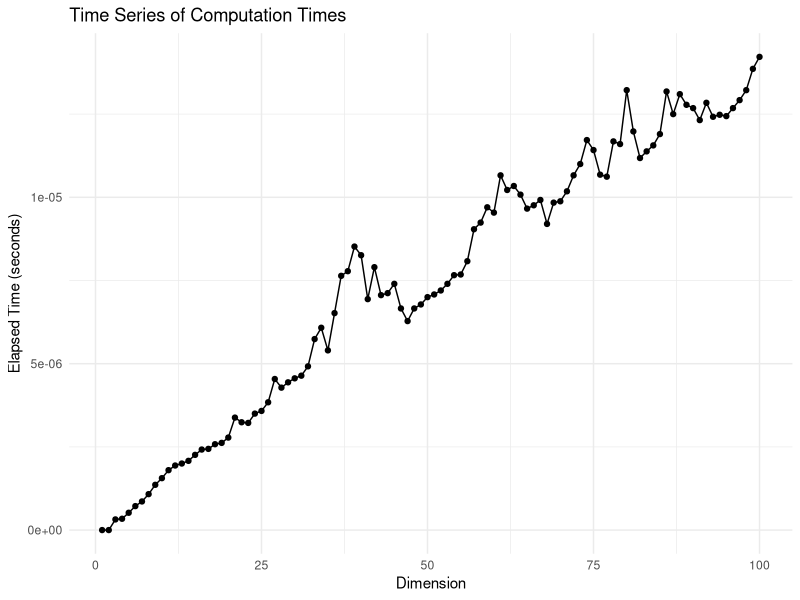

Here is the R script that generated this plot:
library(ggplot2)

ntrials <- 50000 # from 500
dim.min <- 3
dim.max <- dim.min + 97 # from 100
dim.range <- dim.max - dim.min + 1

# for dim = 1, we have the trivial case
Z <- matrix(0, dim.max, ntrials)
Z[1, ] <- sample(c(-1, 1), ntrials, replace = TRUE)
Z[dim.max - 1, ] <- rep(0, ntrials)
Z[dim.max, ] <- rep(0, ntrials)


# Beta generation
times_beta <- rep (0, dim.range)
for (j in dim.min:dim.max) {
  # initialize the r
  r <- rep(1, ntrials)

  # time each iteration for each dimensions
  t <- system.time({
    for (i in 2:(j - 2)) {
      X <- rgamma(ntrials, (i - 1) / 2, (i - 1) / 2)
      Y <- rgamma(ntrials, (i - 1) / 2, (i - 1) / 2)
      Z[i, ] <- r * ((X - Y) / (X + Y))
      r <- sqrt(r^2 - Z[i, ]^2)
    }

    ## Generate a random angle uniformly distributed between 0 and 2π
    theta <- runif(ntrials, 0, 2 * pi)

    # Compute the coordinates (x, y) on the unit circle
    Z[j - 1, ] <- r * cos(theta)
    Z[j, ] <- r * sin(theta)
  })

  # preseve the time taken for each dimension
  times_beta[j] <- t[["user.self"]]/ntrials
}




# Create a data frame from the times vector
times_df <- data.frame(
  Dimension = 1:dim.max,
  Time = times_beta
)

# Create the time series plot using ggplot2
plot <- ggplot(times_df, aes(x = Dimension, y = Time)) +
  geom_line() +
  geom_point() +
  labs(title = "Time Series of Computation Times",
       x = "Dimension",
       y = "Elapsed Time (seconds)") +
  theme_minimal()
print(plot)